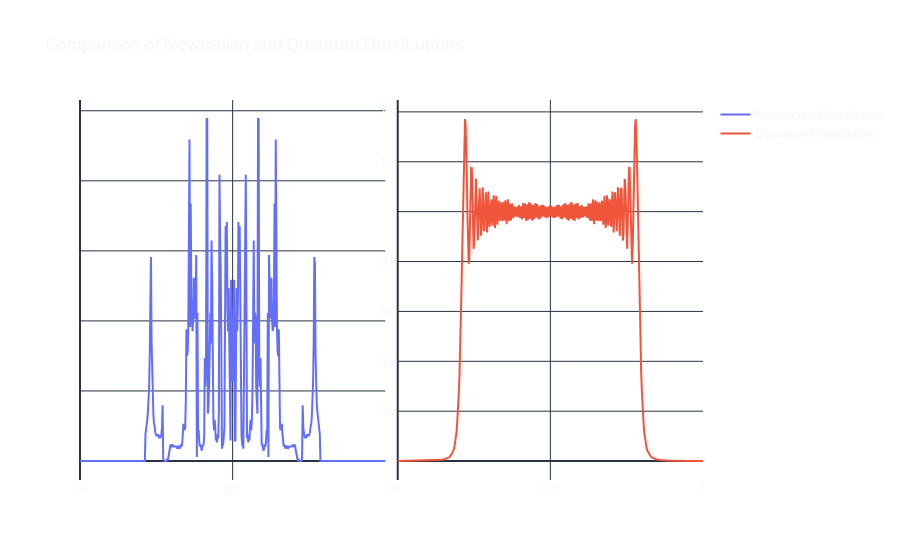

The code cell stored with this chart in its notebook:
### Code cell
# Create the subplots
fig = go.Figure()

# Add traces for each plot
fig.add_trace(
    go.Scatter(
        x=np.linspace(0, x_range, bins_x),
        y=hist / particles_per_x,
        mode="lines",
        name="Newtonian Distribution",
    )
)

fig.add_trace(
    go.Scatter(
        x=np.linspace(0, x_range, bins_x),
        y=intensities[quantum_distance],
        mode="lines",
        name="Quantum Distribution",
        xaxis="x2",
        yaxis="y2",
    )
)

# Update layout to create side-by-side subplots
fig.update_layout(
    xaxis=dict(domain=[0, 0.49]),
    xaxis2=dict(domain=[0.51, 1]),
    yaxis2=dict(anchor="x2"),
    title="Comparison of Newtonian and Quantum Distributions",
)
#plotly dark theme
fig.update_layout(template="plotly_dark")
# transparent background
fig.update_layout(
    paper_bgcolor='rgba(0,0,0,0)',
    plot_bgcolor='rgba(0,0,0,0)',
)

fig.show()

### Figure 1 — Plotly figure (JSON) as saved in the notebook; plotly's stock layout.template omitted (floating-point values rounded to 4 significant figures; data arrays with more than 128 entries replaced by an {"elided": "..."} marker saying what was removed)
{"data": [{"mode": "lines", "name": "Newtonian Distribution", "type": "scatter", "x": {"elided": "500 float values"}, "y": {"elided": "500 float values"}}, {"mode": "lines", "name": "Quantum Distribution", "type": "scatter", "x": {"elided": "500 float values"}, "xaxis": "x2", "y": {"elided": "500 float values"}, "yaxis": "y2"}], "layout": {"paper_bgcolor": "rgba(0,0,0,0)", "plot_bgcolor": "rgba(0,0,0,0)", "title": {"text": "Comparison of Newtonian and Quantum Distributions"}, "xaxis": {"domain": [0, 0.49]}, "xaxis2": {"domain": [0.51, 1]}, "yaxis2": {"anchor": "x2"}}}
